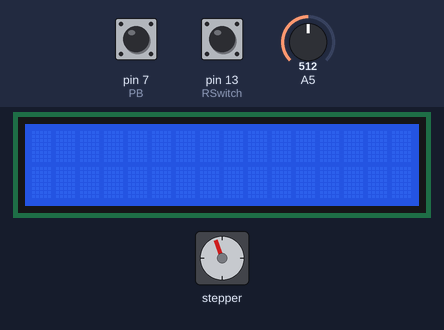
A sketch run on a simulated Arduino Uno, built with avr-gcc and run on an emulated ATmega328P. Shown: stepper motor, 16×2 character LCD. Wiring (inferred from the names in the program): stepper motor driver (200 steps per turn assumed): step pin 8; direction pin 9; enable pin 10. The test bench sets the inputs (shaded band); at power-on: pin 7 (PB) HIGH, A5 = 512, pin 13 (RSwitch) HIGH. What the sketch prints to the serial monitor is not drawn.

Above: at 1.2 s.
1.3 s: pin 7 (PB) pulled LOW for 1 s
At 5.2 s:
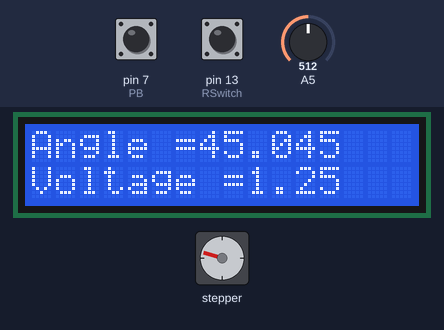
5.3 s: A5 set to 716
At 7.8 s:
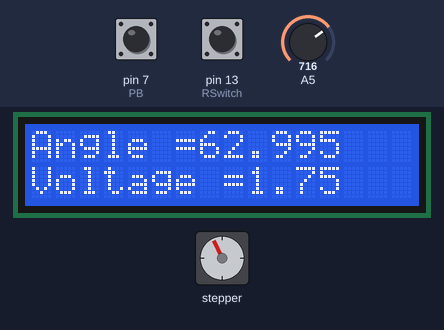
8.3 s: A5 set to 1023
At 11.0 s:
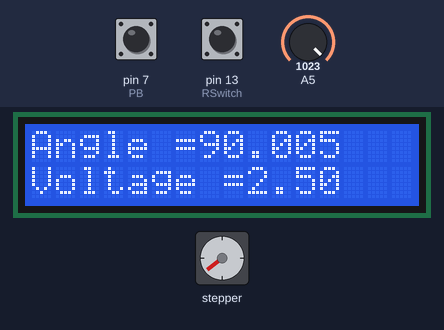
11.3 s: A5 set to 900
At 13.9 s:
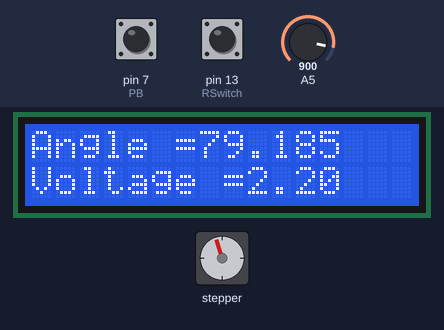
Timing chart, 0 to 15.0 s (numbered marks = the images above; inputs shaded):
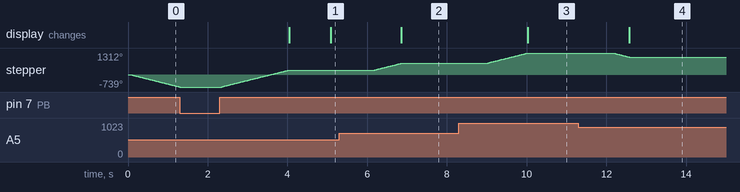

The sketch:

code_of_project_FINAL.ino
```cpp
// Include the Arduino Stepper Library
#include <LiquidCrystal.h>
// Number of steps per output rotation

const int SPR = 200;
const int rs = 12, en = 11, d4 = 5, d5 = 4, d6 = 3, d7 = 2;
LiquidCrystal lcd(rs, en, d4, d5, d6, d7);

#define Potentiometer A5
#define RSwitch 13
#define PB 7
const int stepPin = 8;
const int dirPin = 9;
const int enPin = 10;
const int RS=1140; // max up steps
float theta;
float v;
int CurrentS;
  int NewS;
  int C=0;
void setup()
{

  // Print a message to the LCD.
  Serial.begin(9600);
    lcd.begin(16, 2);
  pinMode(PB, INPUT_PULLUP);
   pinMode(RSwitch, INPUT_PULLUP);
  pinMode(stepPin,OUTPUT);
  pinMode(dirPin,OUTPUT);
  pinMode(enPin,OUTPUT);
  digitalWrite(enPin,LOW);

}
void loop()
{
     int BEGIN=digitalRead(PB);
  int Switch=digitalRead(RSwitch);
  if(Switch==0 && BEGIN==HIGH && C==0 )
  {
    lcd.clear();
    lcd.print("PITCH CONTROL");

  }
     BEGIN=digitalRead(PB);
   while(BEGIN==HIGH && C==0)
   {

    Serial.println("HIGH");
   DOWN(RS);
   BEGIN=digitalRead(PB);
   CurrentS=0;
   if(BEGIN==LOW)
   {
    lcd.clear();
   }
   }
   delay(20);
  Serial.println("LOW");


       float sensorValue = analogRead(A5);
    float volt = 2.5*(sensorValue/1023);
    float angle = 36*volt;
    NewS=RS*angle/90;
    Serial.println(NewS);

  delay(500);

 // Serial.println(volt);
  lcd.print("Voltage =");
  lcd.print(volt);
  // lcd.println("                 ");
  lcd.setCursor(0, 0);
  lcd.print("Angle ="); //angle
  lcd.print(angle); // keep calculation inside print
  // lcd.println("                 ");
  lcd.setCursor(0, 1);
   Switch=digitalRead(RSwitch);
  if (Switch==1)
  {
    int S=NewS-CurrentS;
    Serial.println(S);
    if(S>0)
    {
      UP(S);

    }
    if(S<0)
    {
      DOWN(-S);
    }
     C=1;
     CurrentS=NewS;

  }
  delay(20);


}

void DOWN(int z)
{
  Serial.println("DOWN");
   digitalWrite(dirPin,LOW); //Changes the direction of rotation
  for(int x = 0; x < z; x++) {
    if(digitalRead(PB)==LOW)
    {
      break;
    }
    digitalWrite(stepPin,HIGH);
    delayMicroseconds(2000);
    digitalWrite(stepPin,LOW);
    delayMicroseconds(1000);
  }
  delay(500);
}

void UP(int y)
{
  Serial.println("UP");
  digitalWrite(dirPin,HIGH); // Enables the motor to move in a particular direction
  for(int x = 0; x < y; x++) {
    digitalWrite(stepPin,HIGH);
    delayMicroseconds(2000);
    digitalWrite(stepPin,LOW);
    delayMicroseconds(1000);
  }
  delay(500);
}
```

Measured:
- after the input at 1.3 s, the display: first changes after 2.7 s (image 1 shows a later state)
- after the input at 5.3 s, stepper: turns 408° clockwise in 0.66 s, starting after 0.89 s; the display: changes after 1.6 s (image 2)
- after the input at 8.3 s, stepper: turns 618° clockwise in 1.0 s, starting after 0.71 s; the display: changes after 1.7 s (image 3)
- after the input at 11.3 s, stepper: turns 249° counter-clockwise in 0.40 s, starting after 0.88 s; the display: changes after 1.3 s (image 4)
